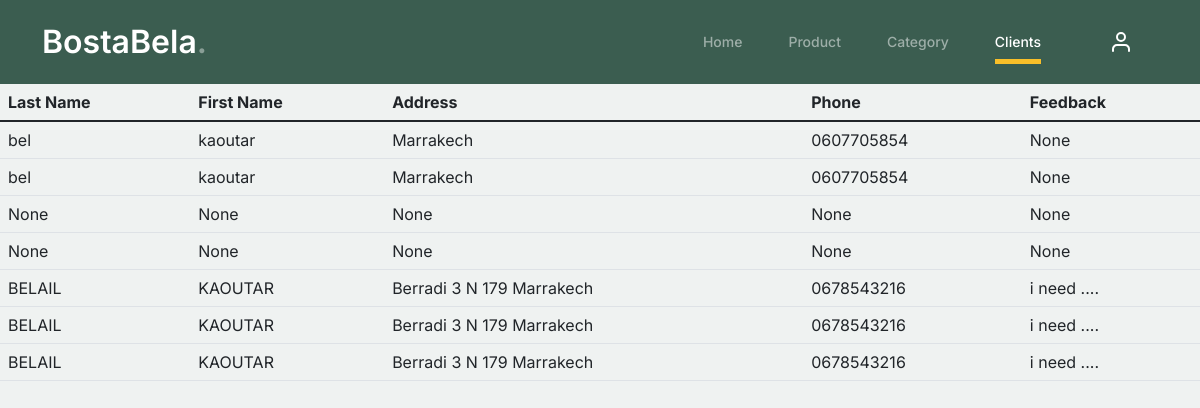
/client/, run on an earlier commit of the app's database.
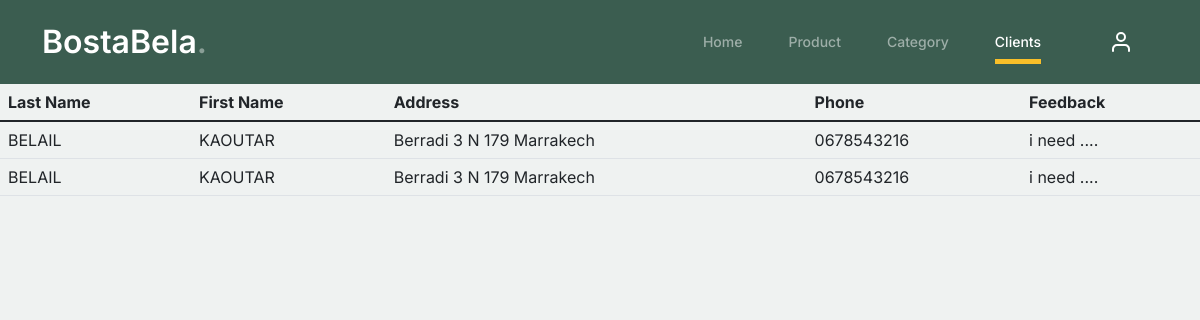
And on a later commit of the database.
### bi3smart/models.py (models this page shows)
class Client(models.Model):
    idCli = models.AutoField(primary_key=True)
    nom = models.CharField(max_length=150, blank=True, null=True)
    prenom = models.CharField(max_length=150, blank=True, null=True)
    adresse = models.CharField(max_length=150,blank=True,null=True)
    télé = models.CharField(max_length=10, blank=True, null=True)
    message = models.CharField(max_length=10, blank=True, null=True)

### bi3smart/views.py (the view)
# urls.py: path('client/',ClientViews.client, name='client'),
    def client(request):
        clients = Client.objects.all()  # Retrieve all Produit objects
        return render(request, 'client.html', {'clients': clients})

### bi3smart/templates/client.html (shortened to what this page needs)
<head>
    {% load static %}
          <link href="{% static 'css/bootstrap.min.css' %}" rel="stylesheet">
          <link href="https://cdnjs.cloudflare.com/ajax/libs/font-awesome/6.0.0-beta3/css/all.min.css" rel="stylesheet">
          <link href="{% static 'css/tiny-slider.css' %}" rel="stylesheet">
          <link href="{% static 'css/style.css' %}" rel="stylesheet">
          <link rel="stylesheet" href="https://cdnjs.cloudflareFurni Free Bootstrap 5 Template for Furniture and Interior Design Websites by Untree.co.com/ajax/libs/font-awesome/6.4.2/css/all.min.css">
      </head>
      <body>
          <nav class="custom-navbar navbar navbar navbar-expand-md navbar-dark bg-dark" arial-label="Furni navigation bar">
              <div class="container">
                  <a class="navbar-brand" href="/indexAdmin/">BostaBela<span>.</span></a>
                  <div class="collapse navbar-collapse" id="navbarsFurni">
                      <ul class="custom-navbar-nav navbar-nav ms-auto mb-2 mb-md-0">
                          <li ><a class="nav-link" href="/indexAdmin/">Home</a></li>
                          <li><a class="nav-link" href="/produit/">Product</a></li>
                          <li><a class="nav-link" href="/category/">Category</a></li>
                          <li class="nav-item active"><a class="nav-link " href="/client/">Clients</a></li>
                      </ul>
                      <ul class="custom-navbar-cta navbar-nav mb-2 mb-md-0 ms-5">
                          <li><a class="nav-link" href="/login/">
                            <img src="{% static 'images/user.svg' %}">
                        </a></li>
                      </ul>
                  </div>
              </div>
          </nav>
<table class="table">
    <thead>
        <tr>
            <th>Last Name</th>
            <th>First Name</th>
            <th>Address</th>
            <th>Phone</th>
            <th>Feedback</th>
        </tr>
    </thead>
    <tbody>
        {% for client in clients %}
        <tr>
            <td>{{ client.nom }}</td>
            <td>{{ client.prenom  }}</td>
            <td>{{ client.adresse }}</td>
            <td>{{ client.télé  }}</td>
            <td>{{ client.message  }}</td>
        </tr>
        {% endfor %}
    </tbody>
</table>

### static/css/style.css (style rules this page uses)
body { overflow-x: hidden; position: relative; }
body { font-family: "Inter", sans-serif; font-weight: 400; line-height: 28px; color: #6a6a6a; font-size: 14px; background-color: #eff2f1; }
a { text-decoration: none; -webkit-transition: .3s all ease; -o-transition: .3s all ease; transition: .3s all ease; color: #2f2f2f; text-decoration: underline; }
.custom-navbar { background: #3b5d50 !important; padding-top: 20px; padding-bottom: 20px; }
.custom-navbar .navbar-brand { font-size: 32px; font-weight: 600; }
.custom-navbar .navbar-brand > span { opacity: .4; }
@media (min-width: 992px) { .custom-navbar .custom-navbar-nav li { margin-left: 15px; margin-right: 15px; } }
.custom-navbar .custom-navbar-nav li a { font-weight: 500; color: #ffffff !important; opacity: .5; -webkit-transition: .3s all ease; -o-transition: .3s all ease; transition: .3s all ease; position: relative; }
@media (min-width: 768px) { .custom-navbar .custom-navbar-nav li a:before { content: ""; position: absolute; bottom: 0; left: 8px; right: 8px; background: #f9bf29; height: 5px; opacity: 1; visibility: visible; width: 0; -webkit-transition: .15s all ease-out; -o-transition: .15s all ease-out; transition: .15s all ease-out; } }
.custom-navbar .custom-navbar-nav li.active a { opacity: 1; }
.custom-navbar .custom-navbar-nav li.active a:before { width: calc(100% - 16px); }
.custom-navbar .custom-navbar-cta { margin-left: 0 !important; -webkit-box-orient: horizontal; -webkit-box-direction: normal; -ms-flex-direction: row; flex-direction: row; }
@media (min-width: 768px) { .custom-navbar .custom-navbar-cta { margin-left: 40px !important; } }
.custom-navbar .custom-navbar-cta li { margin-left: 0px; margin-right: 0px; }
.custom-navbar .custom-navbar-cta li:first-child { margin-right: 20px; }

What changed in the data, as far as the page shows it:
removed Client: nom "bel", prenom "kaoutar", adresse "Marrakech", télé "0607705854", message "None"
removed Client: nom "bel", prenom "kaoutar", adresse "Marrakech", télé "0607705854", message "None"
removed Client: nom "None", prenom "None", adresse "None", télé "None", message "None"
removed Client: nom "None", prenom "None", adresse "None", télé "None", message "None"
removed Client: nom "BELAIL", prenom "KAOUTAR", adresse "Berradi 3 N 179 Marrakech", télé "0678543216", message "i need ...."
